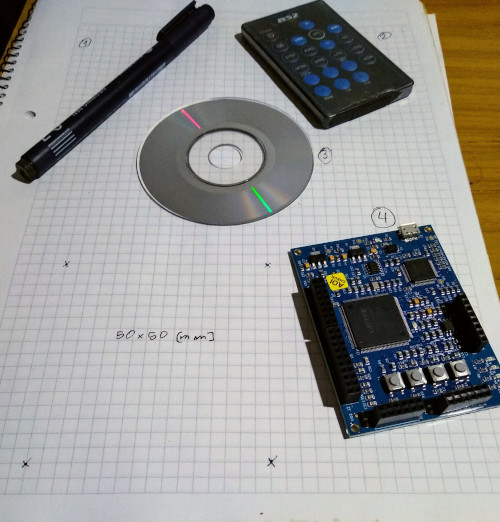
#> input picture tp9/medir_1.jpg, 500 x 522 px
$ python medir.py
#> lines starting #> are read from the running program, lines starting #| are printed output that depends on the picture
import cv2
import numpy as np
import math

## Variables
l = 80      # lado del cuacrado en mm
esc = 2    # factor de escala pixels/mm
c = l*esc   # lado en pixels
osx =  50 #offset_x
osy =  50 #offset_y

p,x1,y1,x2,y2,i,medida=0,0,0,0,0,0,0
menu = "MENU: (m) medir  (g) guardar  (q) salir"

# Puntos de referencia obtenidos con tp8 sobre la imagen
puntos = np.float32([[ 27 , 465 ],[ 66 , 266 ],[ 268 , 267 ],[ 270 , 463 ]]);

xd = puntos[0,0]+osx    # corrimiento para evitar perdida de margenes
yd = puntos[0,1]+osy

# puntos de destino del mapeo
destino = np.float32([[ xd , yd ],[ xd , yd-c ],[ xd+c , yd-c ],[ xd+c , yd]]);

## Funciones

# corrige proyeccion
def homografia(image,puntos,destino):
     (h, w) = image.shape[:2]
     M=cv2.getPerspectiveTransform(puntos,destino)
     rect=cv2.warpPerspective(image,M,(h+osy,w+osx))
     return rect

# marca puntos de medicion
def selec_p(event,x,y,flag,params):
	global p,x1,y1,x2,y2,long
	if event==cv2.EVENT_LBUTTONDOWN:
		cv2.circle(img_transf,(x,y),3,(255,0,0),-1)
		cv2.imshow('Transformada',img_transf)
	if event==cv2.EVENT_LBUTTONUP:
		if p==0:
			(x1,y1)=(x,y)
		if p==1:
			(x2,y2)=(x,y)
			long=np.float32(math.sqrt((x2-x1)**2 + (y2-y1)**2)/esc)
			print("La longitud es ",long)
			print()
		p += 1

# auxiliar - suspende eventos del mouse
def dummy(event,x,y,flag,params):
   event==cv2.EVENT_LBUTTONDOWN
   event==cv2.EVENT_LBUTTONUP

# imprime texto en imagen a diferente altura
def texto(image,text,posy):
   fuente = cv2.FONT_HERSHEY_SIMPLEX
   linea = cv2.LINE_AA
   colort = (0, 250, 250)
   colorb = (10, 10, 10)
   pt1 = (10,4+posy)
   pt2 = ((10+11*len(text)),25+posy)
   image = cv2.rectangle(image, pt1, pt2, colorb, -1)
   image = cv2.rectangle(image, pt1, pt2, colort, 1)
   image = cv2.putText(image , text, (10,20+posy), fuente, 0.6, colort, 1 , linea)
   return image


img1 = cv2.imread('medir_1.jpg', 1)    # Carga imagen original
#> img1 is the input picture: shape (522, 500, 3); mean B, G, R 151.5, 153.6, 153.6
img_transf = homografia(img1, puntos, destino) #corrige
#> in homografia, `rect=cv2.warpPerspective(image,M,(h+osy,w+osx))`:
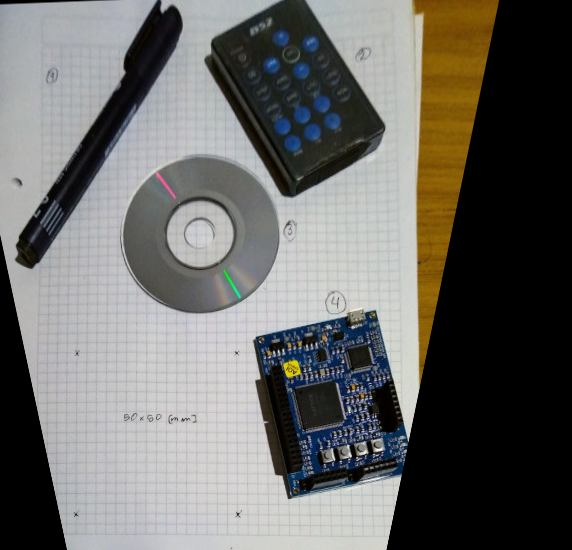
#> rect: shape (550, 572, 3); mean B, G, R 104.1, 107.2, 107.7
(h, w) = img1.shape[:2]
#> h = 522; w = 500
img_copy = img_transf.copy()     # Crea copia limpia

img1 = texto(img1, "Imagen Original",0)
#> in texto, `image = cv2.putText(image , text, (10,20+posy), fuente, 0.6, colort, 1..`:
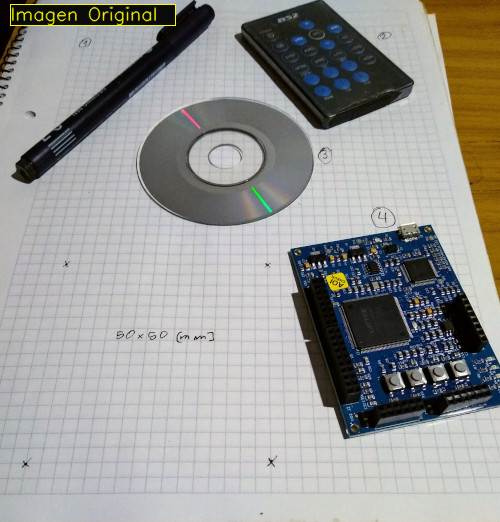
#> image: shape (522, 500, 3); mean B, G, R 149.5, 152.4, 152.4
cv2.imshow('Original', img1)
cv2.waitKey(2000)

cv2.namedWindow('Transformada')
img_transf = texto(img_transf, menu,h-10)
#> call 2 of texto, with text = 'MENU: (m) medir  (g) guardar  (q) salir', posy = 512
#> in texto (call 2), `image = cv2.rectangle(image, pt1, pt2, colorb, -1)`:
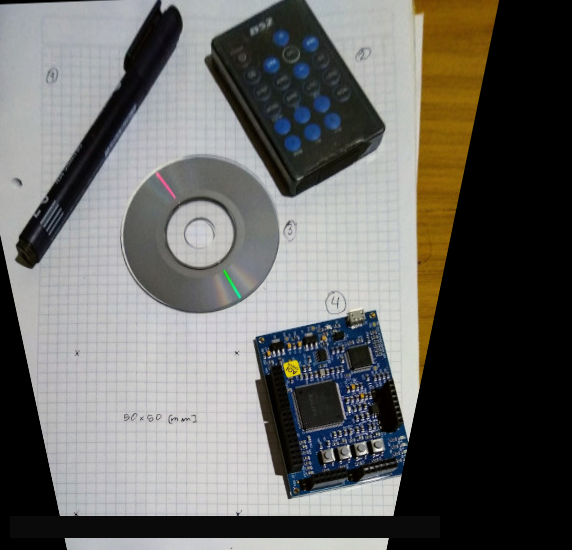
#> image: shape (550, 572, 3); mean B, G, R 99.8, 102.9, 103.4
#> in texto (call 2), `image = cv2.putText(image , text, (10,20+posy), fuente, 0.6, colort, 1..`:
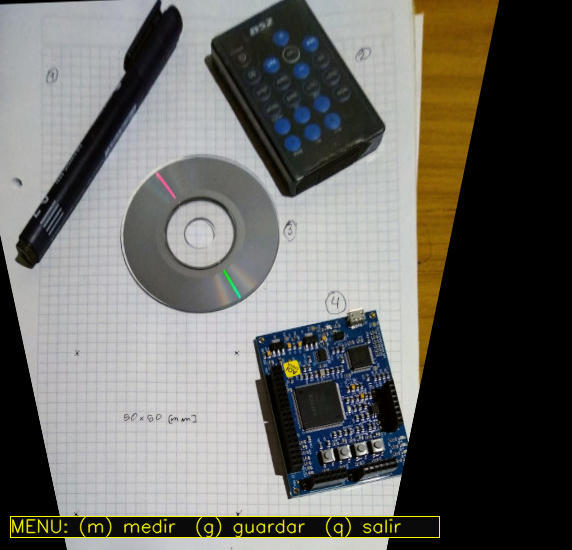
#> image: shape (550, 572, 3); mean B, G, R 99.7, 104.4, 104.9
cv2.imshow('Transformada', img_transf)
print (menu)

while(1):

    k = cv2.waitKey(100) & 0xFF #verifica teclas precionadas
#> (key q is pressed here)

    if k == ord('m'):      # mide distancia entre dos puntos seleccionados

        img_transf = img_copy.copy()
        img_transf = texto(img_transf, "Elija dos puntos",0)
        cv2.imshow('Transformada',img_transf)
        cv2.setMouseCallback('Transformada',selec_p)
        p = 0
        while (1):

              k = cv2.waitKey(1) & 0xFF
              if p == 2:
                 img_transf = cv2.line(img_transf, (x1,y1), (x2,y2), (0,255,0), 2)
                 cv2.setMouseCallback('Transformada',dummy)
                 # Imprime valor medido
                 img_transf = texto(img_transf, "Longitud: "+str(long)+" mm",0)
                 img_transf = texto(img_transf, menu,h-10)
                 cv2.imshow('Transformada',img_transf)
                 print (menu)
                 break


    elif k == ord('g'):  # Guarda imagen con la medicion
       cv2.imwrite('medida.png',img_transf)
       img_guardado = texto(img_transf, "Guardado...",h-100)
       cv2.imshow('Transformada',img_guardado)


    elif k == ord('q'): # sale del programa
        break

cv2.destroyAllWindows()
